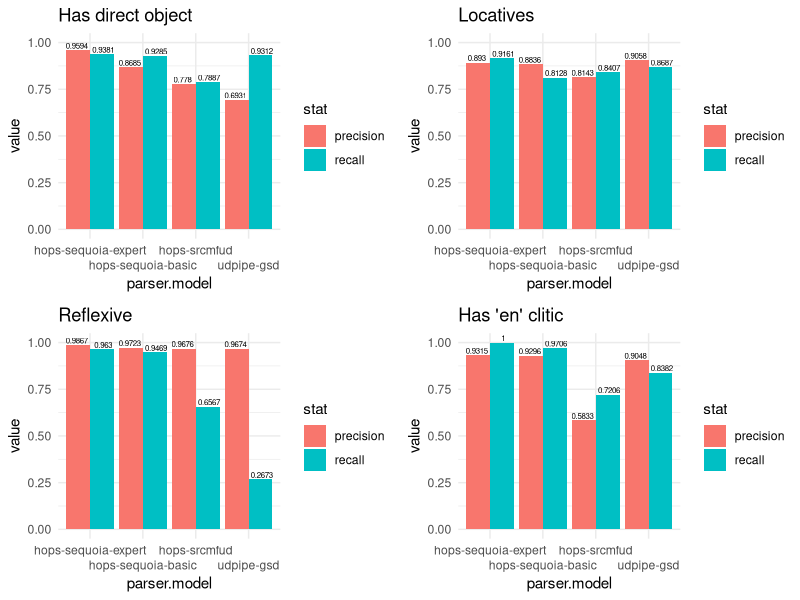

The R source for this figure:
# Script to evaluate the performance of the parser/model combinations for
# Rainsford/Regault (2023) poster

# Create a function to calculate precision and recall from "correct"
# "missed" and "total" values
# If ncorrect, nmissed and ntotal contain multiple values, the function will SUM
# the values to give an overall score

library(ggplot2)
library(gridExtra)

get.precision.recall <- function(ncorrect, nmissed, ntotal) {
  precision = sum(ncorrect) / sum(ntotal)
  recall = sum(ncorrect) / (sum(ncorrect) + sum(nmissed))
  return(list(precision, recall))
}

# Global variable giving the key prefixes for the phenomena we wish to evaluate
PHENOMENA <- c("obj_acc_parser", "loc_parser", "en_clitic_parser", "reflexive_parser")

# Step 1. Load the csv data
summary(df <- read.csv(
  file="eval-table.csv",
  stringsAsFactors=TRUE,
  header=TRUE,
  encoding="utf-8"
))

# Step 2. Build a new df by cross-tabulating parser.mode, lemma and PHENOMENA
pr <- expand.grid(c("precision", "recall"), levels(df$parser.model), levels(df$lemma), PHENOMENA)

# Step 3. Iterate through the new table calculating precision and recall values
# for each verb
values <- c()
for (i in seq(1, nrow(pr), by=2)) {
  qwe <- subset(df, df$parser.model == pr[i,2] & df$lemma == pr[i,3])
  x <- get.precision.recall(
    ncorrect=qwe[qwe$key == paste0(pr[i,4], "_correct"),]$n,
    nmissed=qwe[qwe$key == paste0(pr[i,4], "_missed"),]$n,
    ntotal=qwe[qwe$key == paste0(pr[i,4], "_total"),]$n
  )
  values <- c(values, x[[1]], x[[2]])
}

pr <- cbind(pr, values)
colnames(pr) <- c("stat", "parser.model", "lemma", "phenomenon", "value")

# Step 4. Generate overall scores
pr.all <- expand.grid(c("precision", "recall"), levels(df$parser.model), PHENOMENA)
values <- c()
for (i in seq(1,nrow(pr.all), by=2)) {
  qwe <- subset(df, df$parser.model == pr.all[i,2])
  x <- get.precision.recall(
    ncorrect=qwe[qwe$key == paste0(pr.all[i,3], "_correct"),]$n,
    nmissed=qwe[qwe$key == paste0(pr.all[i,3], "_missed"),]$n,
    ntotal=qwe[qwe$key == paste0(pr.all[i,3], "_total"),]$n
  )
  values <- c(values, x[[1]], x[[2]])
}
pr.all <- cbind(pr.all, values)
colnames(pr.all) <- c("stat", "parser.model", "phenomenon", "value")

# Step 5. Plot the results (overall summary)

plot.precision.recall <- function(df, title) {
  qwe <- ggplot( # Set up plot
    data = df, # Data from data frame
    mapping = aes(parser.model, value, fill=stat) 
  ) +
  geom_bar(  # histogram
    stat="identity", # raw data
    position="dodge" # bars next to each other
  ) + 
  geom_text( # Add values
    aes(label=round(value, digits=4)), # use values and round to 4sf.
    position=position_dodge(width=1), # dodge like the bars
    vjust=-0.25, # move up a bit
    size=2 # make it smaller
  ) +
  ylim(0, 1) + # Scale from 0.5 to 1
  theme_minimal() + # Basic theme
  scale_x_discrete(guide = guide_axis(n.dodge=2)) + # Stop x-axis labels overlapping
  labs(title=title)
  return(qwe)
}

# Relevel to make hops-sequoia-expert first in the list
pr.all$parser.model <- relevel(pr.all$parser.model, "hops-sequoia-expert")
# Plot
x1 <- plot.precision.recall(pr.all[pr.all$phenomenon == "obj_acc_parser",], "Has direct object")
x2 <- plot.precision.recall(pr.all[pr.all$phenomenon == "loc_parser",], "Locatives")
x3 <- plot.precision.recall(pr.all[pr.all$phenomenon == "reflexive_parser",], "Reflexive")
x4 <- plot.precision.recall(pr.all[pr.all$phenomenon == "en_clitic_parser",], "Has 'en' clitic")

qwe <- grid.arrange(
  x1, x2, x3, x4,
  ncol=2,
  nrow=2
)

ggsave("figure.png", qwe, scale=2)